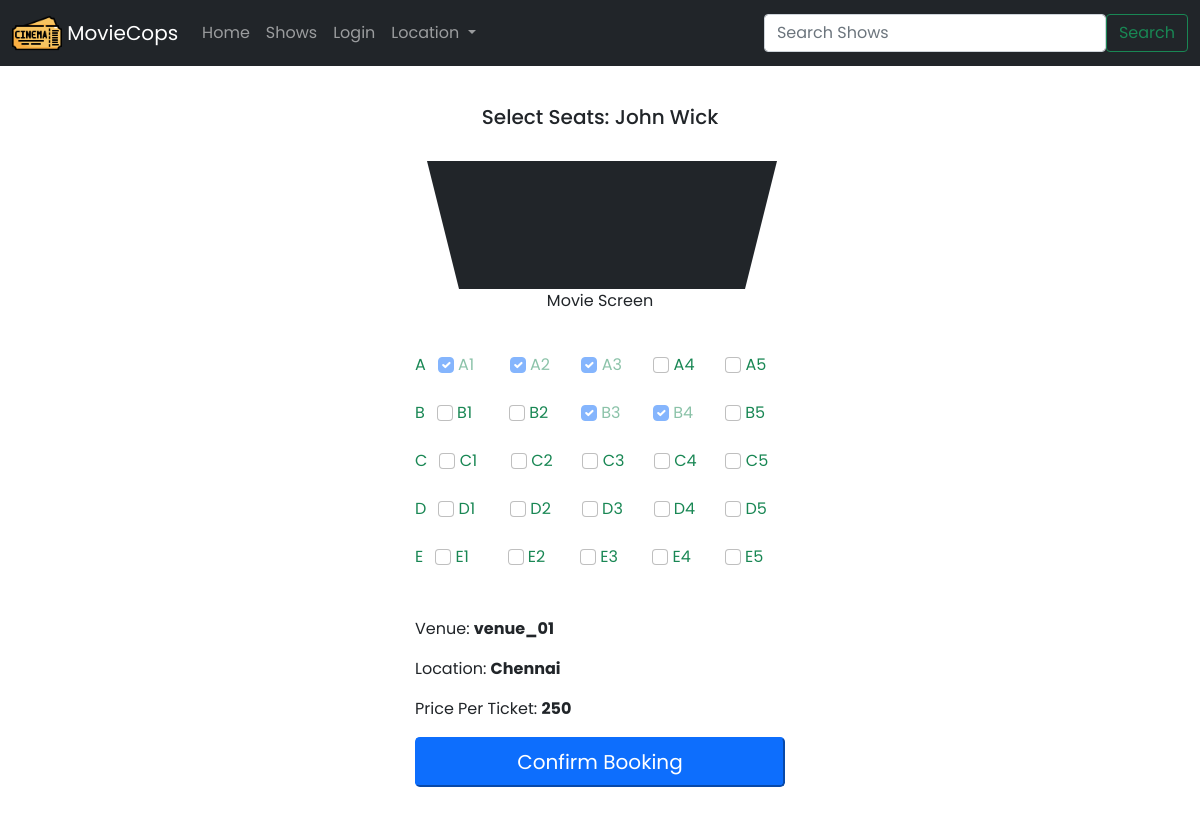
/booking/1, run on the app's committed database.
### main.py (models this page shows, shortened)
class Movie(db.Model):
    movie_id = db.Column(db.Integer, primary_key=True, autoincrement=True)
    name = db.Column(db.String(50), nullable=False)
    rating = db.Column(db.Numeric(precision=2, scale=1), nullable=False)
    tags = db.Column(db.String(50), nullable=False)
    language = db.Column(db.String(50), nullable=False)
    image_src = db.Column(db.String(100), nullable=False)

class Venue(db.Model):
    venue_id = db.Column(db.Integer, primary_key=True, autoincrement=True)
    name = db.Column(db.String(50), nullable=False)
    location = db.Column(db.String(50), nullable=False)

### main.py (the view)
@app.route('/booking/<int:show_id>', methods=['GET', 'POST'])
def booking(show_id):
    booked_seats = [x.seat_num for x in Booking.query.filter_by(show_id=show_id).all()]
    show = Shows.query.get_or_404(show_id)
    movie = Movie.query.filter_by(movie_id=show.movie_id).first()
    venue = Venue.query.filter_by(venue_id=show.venue_id).first()
    show_info = [movie.name, venue.name, venue.location, show.ticket_price]
    if request.method == "POST":
        if not logged_in:
            return redirect(url_for('login'))
        seats = [request.form[seat] for seat in request.form.keys()]
        return redirect((url_for('bookingConfirm', show_id=show_id, selected_seats=seats)))
    if admin_user:
        return render_template('seatBooking.html', userData=userData, admin=True, showId=show_id, info=show_info,
                               bookedSeats=booked_seats)
    if logged_in:
        return render_template('seatBooking.html', userData=userData, showId=show_id, info=show_info, bookedSeats=booked_seats)
    return render_template('seatBooking.html', showId=show_id, info=show_info, bookedSeats=booked_seats)

### templates/seatBooking.html (shortened to what this page needs)
{% extends 'base.html' %}
{% block body %}
<main class="form-seatBooking">
  <form action="/booking/{{ showId }}" method="POST">
    <div class="container">
      <br>
      <h5 align="center">Select Seats: {{info[0]}}</h5>
      <br>
      <div class ="movieScreen" ></div>
      <p align="center"> Movie Screen </p>
      <br>
        <div class="row text-success">
          A
          {% for i in range(5) %}
            {% if 'A%s' %(i+1)|string in bookedSeats %}
              <div class="col-sm">
                <input class="form-check-input" type="checkbox" value="A{{ i+1 }}" id="seatA{{ i+1 }}Checked" checked disabled>
                <label class="form-check-label" for="seatA{{ i+1 }}Checked">
                  A{{ i+1 }}
                </label>
              </div>
            {% else %}
              <div class="col-sm">
                <input class="form-check-input" type="checkbox" value="A{{ i+1 }}" id="seatA{{ i+1 }}" name="seatA{{ i+1 }}">
                <label class="form-check-label" for="seatA{{ i+1 }}">
                  A{{ i+1 }}
                </label>
              </div>
            {% endif %}
          {% endfor %}
        </div>
        <br>
        <div class="row text-success">
          B
          {% for i in range(5) %}
            {% if 'B%s' %(i+1)|string in bookedSeats %}
              <div class="col-sm">
                <input class="form-check-input" type="checkbox" value="B{{ i+1 }}" id="seatB{{ i+1 }}Checked" checked disabled>
                <label class="form-check-label" for="seatB{{ i+1 }}Checked">
                  B{{ i+1 }}
                </label>
              </div>
            {% else %}
              <div class="col-sm">
                <input class="form-check-input" type="checkbox" value="B{{ i+1 }}" id="seatB{{ i+1 }}" name="seatB{{ i+1 }}">
                <label class="form-check-label" for="seatB{{ i+1 }}">
                  B{{ i+1 }}
                </label>
              </div>
            {% endif %}
          {% endfor %}
        </div>
        <br>
        <div class="row text-success">
          C
          {% for i in range(5) %}
            {% if 'C%s' %(i+1)|string in bookedSeats %}
              <div class="col-sm">
                <input class="form-check-input" type="checkbox" value="C{{ i+1 }}" id="seatC{{ i+1 }}Checked" checked disabled>
                <label class="form-check-label" for="seatC{{ i+1 }}Checked">
                  C{{ i+1 }}
                </label>
              </div>
            {% else %}
              <div class="col-sm">
                <input class="form-check-input" type="checkbox" value="C{{ i+1 }}" id="seatC{{ i+1 }}" name="seatC{{ i+1 }}">
                <label class="form-check-label" for="seatC{{ i+1 }}">
                  C{{ i+1 }}
                </label>
              </div>
            {% endif %}
          {% endfor %}
        </div>
        <br>
        <div class="row text-success">
          D
          {% for i in range(5) %}
            {% if 'D%s' %(i+1)|string in bookedSeats %}
              <div class="col-sm">
                <input class="form-check-input" type="checkbox" value="D{{ i+1 }}" id="seatD{{ i+1 }}Checked" checked disabled>
                <label class="form-check-label" for="seatD{{ i+1 }}Checked">
                  D{{ i+1 }}
                </label>
              </div>
            {% else %}
              <div class="col-sm">
                <input class="form-check-input" type="checkbox" value="D{{ i+1 }}" id="seatD{{ i+1 }}" name="seatD{{ i+1 }}">
                <label class="form-check-label" for="seatD{{ i+1 }}">
                  D{{ i+1 }}
                </label>
              </div>
            {% endif %}
          {% endfor %}
        </div>
        <br>
        <div class="row text-success">
          E
          {% for i in range(5) %}
            {% if 'E%s' %(i+1)|string in bookedSeats %}
              <div class="col-sm">
                <input class="form-check-input" type="checkbox" value="E{{ i+1 }}" id="seatE{{ i+1 }}Checked" checked disabled>
                <label class="form-check-label" for="seatE{{ i+1 }}Checked">
                  E{{ i+1 }}
                </label>
              </div>
            {% else %}
              <div class="col-sm">
                <input class="form-check-input" type="checkbox" value="E{{ i+1 }}" id="seatE{{ i+1 }}" name="seatE{{ i+1 }}">
                <label class="form-check-label" for="seatE{{ i+1 }}">
                  E{{ i+1 }}
                </label>
              </div>
            {% endif %}
          {% endfor %}
        </div>
        <br>
    </div>
    <br>
    <div class="row">
      <div class="col-sm">
        <p>Venue: <strong>{{info[1]}}</strong></p>
        <p>Location: <strong>{{info[2]}}</strong></p>
        <p>Price Per Ticket: <strong>{{info[3]}}</strong></p>
      </div>
    </div>
    <div class="row">
      <div class="col-sm">
        <button class="btn-lg btn-primary w-100" type="submit">Confirm Booking</button>
      </div>
    </div>
    <br>
  </form>
</main>
{% endblock %}

### static/css/main.css (style rules this page uses)
* { padding: 0%; margin: 0%; box-sizing: border-box; }
body { width: 100%; height: 100vh; font-family: 'Poppins', sans-serif; }
h5 { font-weight: 500 }
.form-seatBooking { width: 100%; max-width: 400px; padding: 15px; margin: auto; }
.movieScreen { border-top: 128px solid; width: 350px; border-left: 32px solid transparent; border-right: 32px solid transparent; }

### data on the page
Movie: name "John Wick"
Venue: name "venue_01", location "Chennai"

### other printed values
{{ i+1 }} "1" "2" "3"
{{ i+1 }} "4" "5"
{{ i+1 }} "1" "2" "5"
{{ i+1 }} "3" "4"
{{ i+1 }} "1" "2" "3" "4" "5"
{{ info[3] }} "250"
